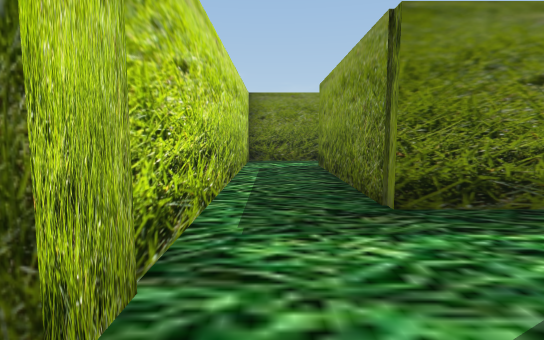
view 1 (above)

16 first-person views from a walk through a 3-D level made in the Unity game engine. The camera is 1.5 m above the floor, tilts 6° down and sees 80° across. The floor is counted in squares, 2 m on a side. Each view is taken from the middle of a square. On the plan, view 1 faces up. The plan holds only what a view shows up to about 11 squares ahead; the rest is blank.

view 2
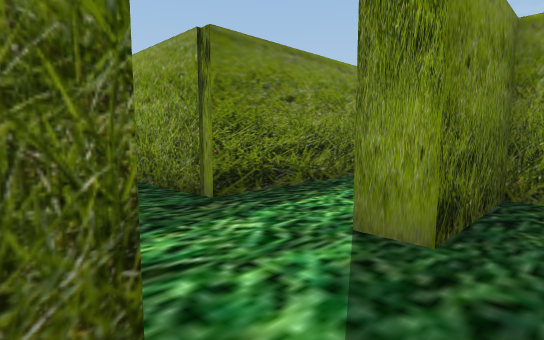

view 3
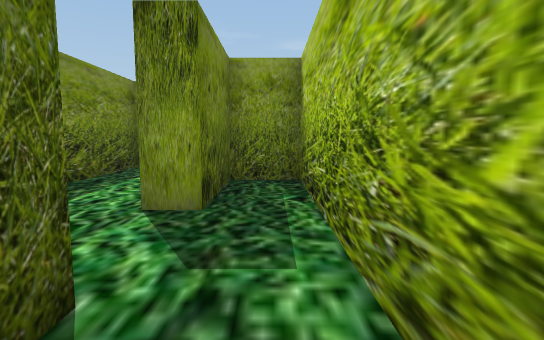

view 4
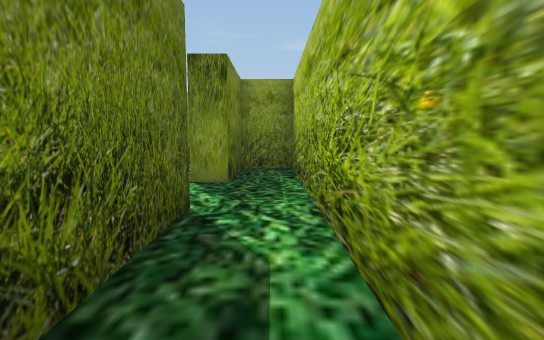

view 5
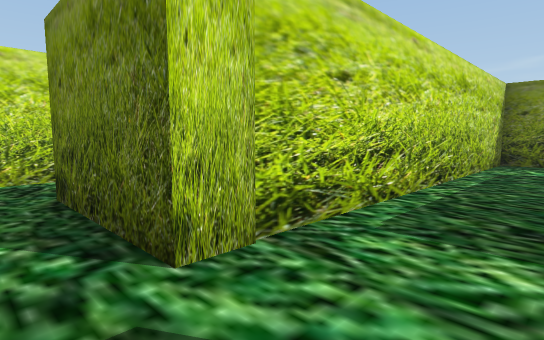

view 6
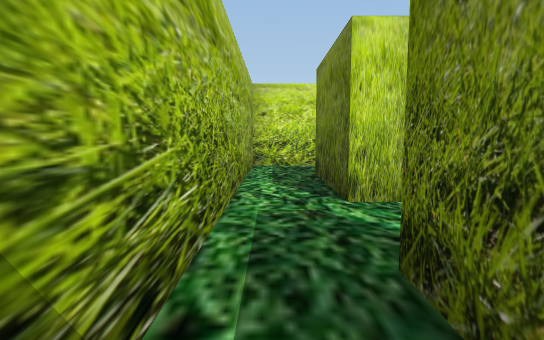

view 7
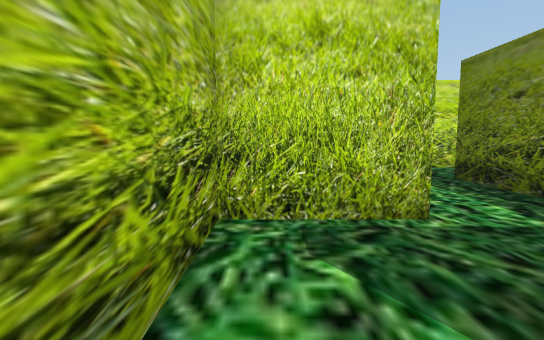

view 8
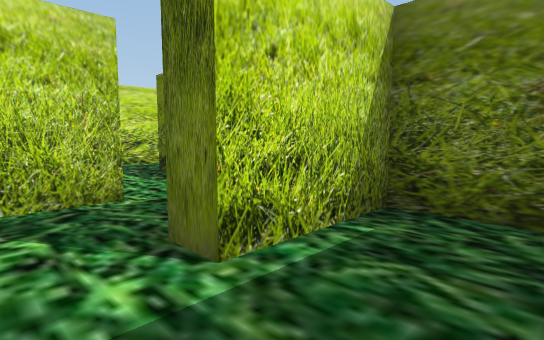

view 9
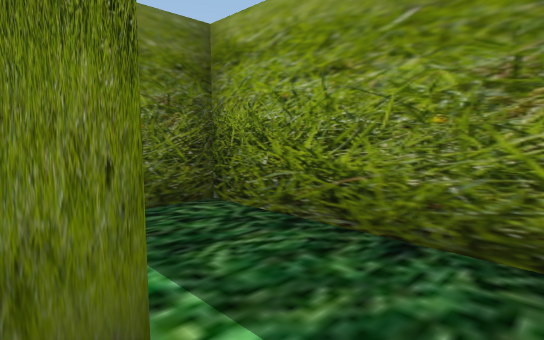

view 10
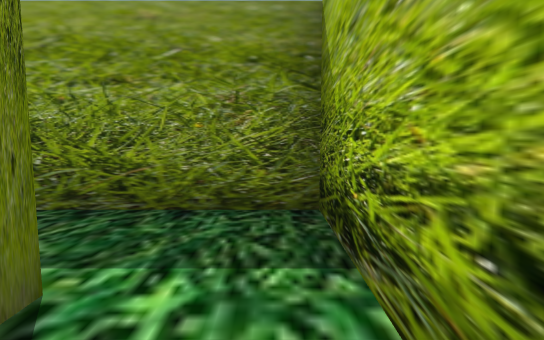

view 11
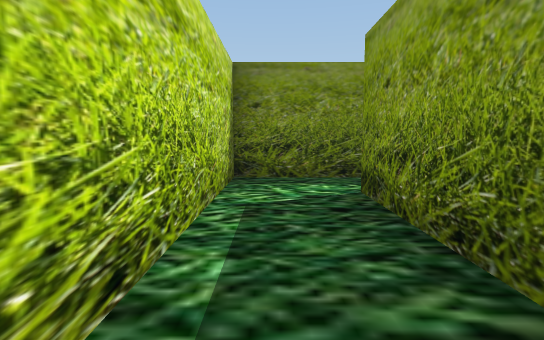

view 12
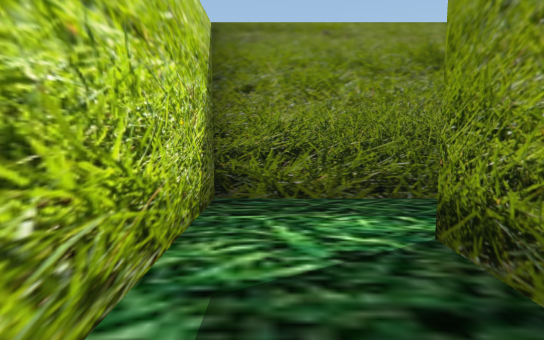

view 13
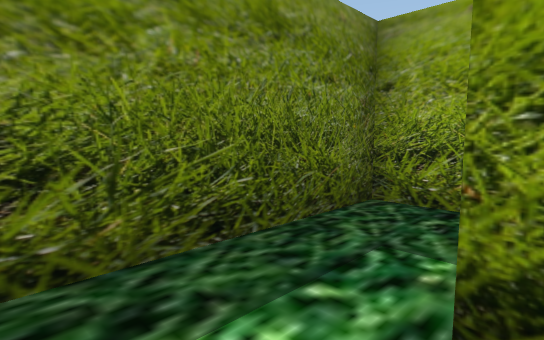

view 14
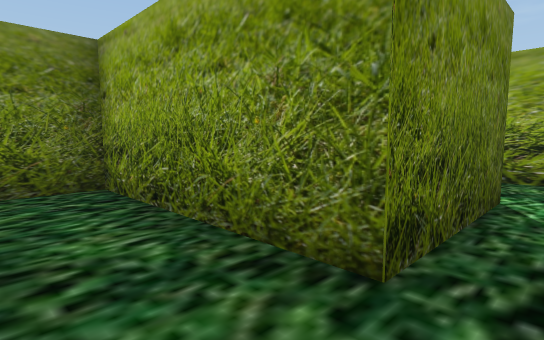

view 15
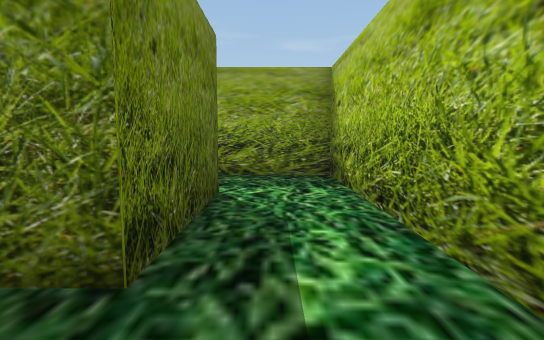

view 16
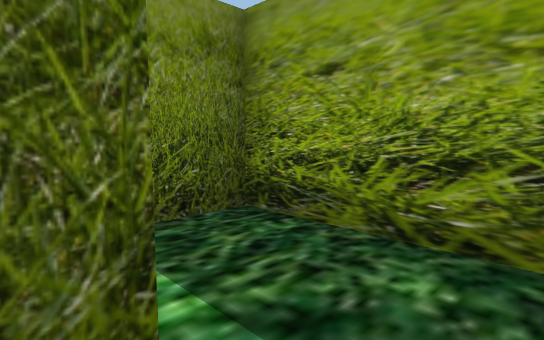

### Floor plan
Ten units are one square. View 1 is at (0, 0); x grows to the right and y downward. Boxes are objects, and circles mark ways between rooms. Rooms are numbered by the first view taken in them; rooms with no view inside come last. Other rooms are left out.
<svg viewBox="-57 -103 145 113">
<path fill="none" stroke="#000" d="M-7 -9 -35 -9M-52 -12 -52 5 35 5 35 -9 12 -9 12 -14M66 5 83 5 83 -33 65 -33 65 -11M41 -15 41 5 66 5M59 -24 59 -33 12 -33 12 -84M65 -11 58 -11M15 -98 -7 -98 -7 -9M32 -39 83 -39 83 -65M64 -57 35 -57 35 -98 15 -98"/>
<circle cx="5" cy="-10" r="3" fill="#2a7"/>
<circle cx="60" cy="-5" r="3" fill="#2a7"/>
<circle cx="10" cy="-90" r="3" fill="#2a7"/>
<text x="-20" y="0">1</text>
<text x="70" y="-20">2</text>
<text x="20" y="-30">3</text>
<text x="30" y="-60">4</text>
</svg>
Room 1 opens to room 3. Room 2 opens to room 3. Room 3 opens to room 4.

Where each view was taken, in squares from view 1:
view 1: 0 up, 0 right, facing up
view 2: 0 up, 1 left, facing up-right
view 3: 0 up, 2 left, facing right
view 4: 0 up, 4 left, facing right
view 5: 0 up, 1 right, facing up-left
view 6: 0 up, 3 right, facing left
view 7: 0 up, 7 right, facing left
view 8: 0 up, 8 right, facing up-left
view 9: 0 up, 6 right, facing up-right
view 10: 0 up, 5 right, facing right
view 11: 4 up, 0 right, facing up
view 12: 6 up, 0 right, facing up
view 13: 8 up, 0 right, facing up-right
view 14: 5 up, 2 right, facing up-right
view 15: 5 up, 2 right, facing right
view 16: 5 up, 6 right, facing up-right
